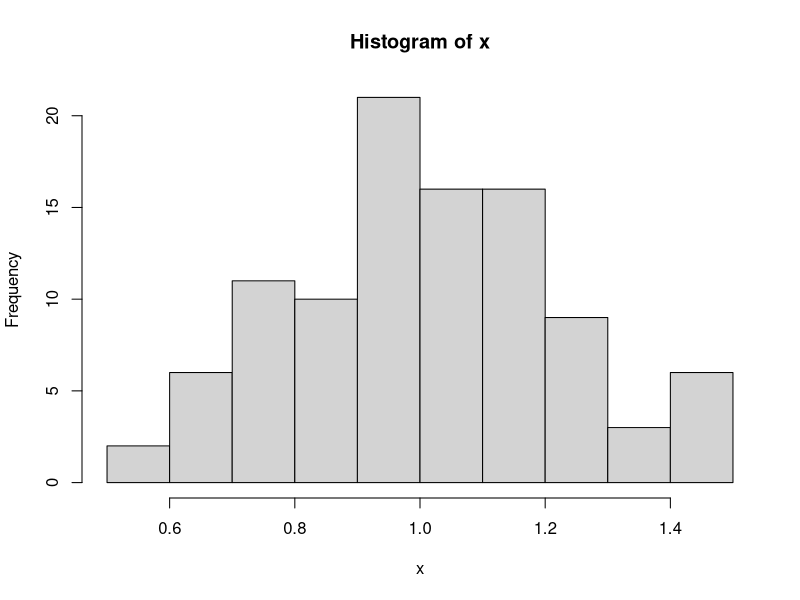
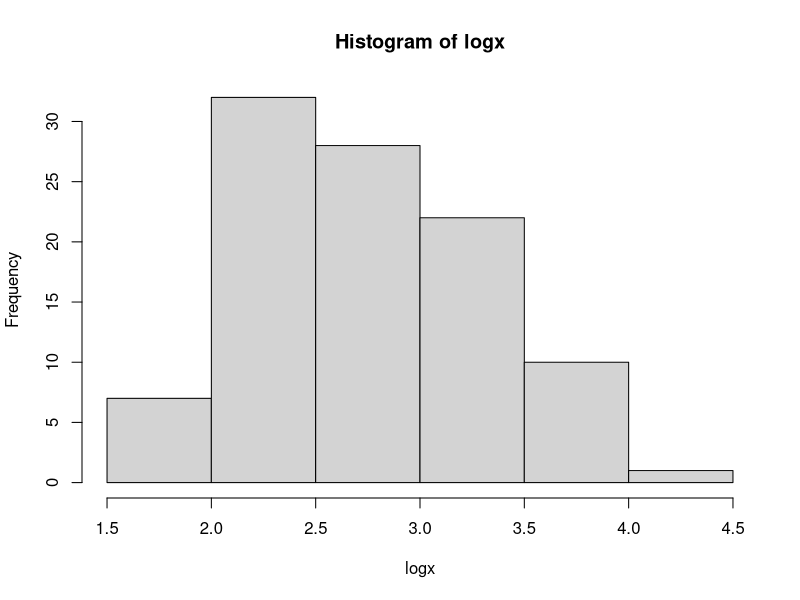

Source code (R) for these figures, in order:
## ---- chunk 1
knitr::opts_chunk$set(echo = TRUE)
## ---- chunk 2
x = rnorm(100, mean = 1, sd = 0.25)
hist(x)
## ---- chunk 3
logx = rlnorm(100, meanlog = 1, sdlog = 0.25)
hist(logx)
